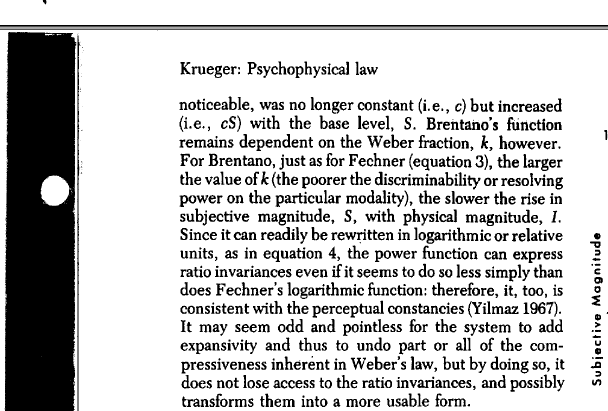
#> input picture Mines Courses/CSCI_437/Fall2020/Homework/HW2/textsample.tif, 1216 x 821 px (shown at 1/2 size)
$ jupyter execute --allow-errors q2.ipynb
#> lines starting #> are read from the running program, lines starting #| are printed output that depends on the picture; after the words box and inside, x2 and y2 are one past the last pixel; in counts of white or black regions, pixels touching at a corner belong together
#> further down, original_img is the input picture: shape (821, 1216, 3); min 0, max 255, mean 199.6
#> `_, thresh_img = cv2.threshold(gray_img, thresh=.7, maxval=255, type=cv..`:
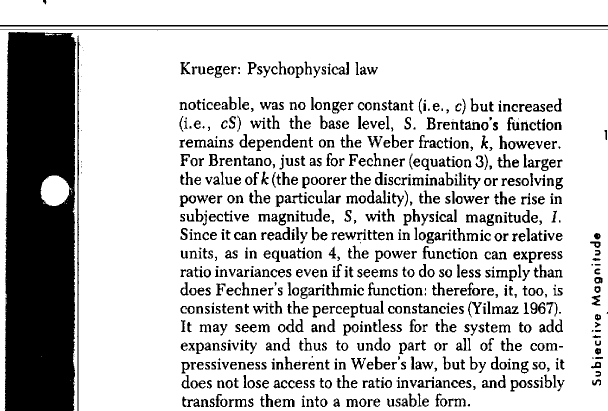
#> thresh_img: shape (821, 1216) float32 (shown at 1/2 size); 79.5% white; 929 black regions (117 under 20 px), largest, box (x1, y1, x2, y2) and area: (9, 64, 153, 821) 100207, (0, 50, 1216, 53) 3648, (154, 71, 161, 821) 1707
#> `thin = cv2.dilate(thresh_img,kernel,3)`:
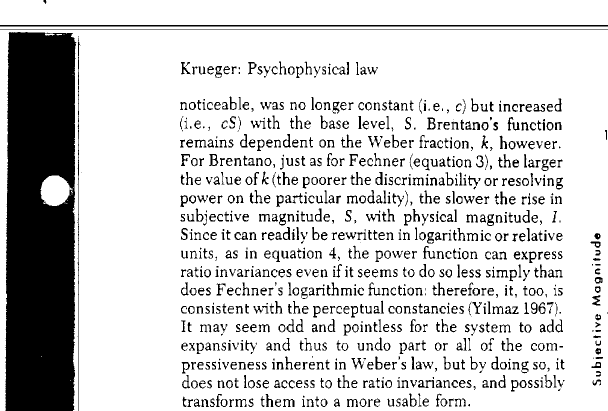
#> thin: shape (821, 1216) float32 (shown at 1/2 size); 81.9% white; 946 black regions (140 under 20 px), largest, box (x1, y1, x2, y2) and area: (11, 64, 153, 821) 99291, (0, 50, 1216, 53) 3648, (0, 59, 1216, 60) 1216
#> `thin = cv2.erode(thin,kernel2,5)`:
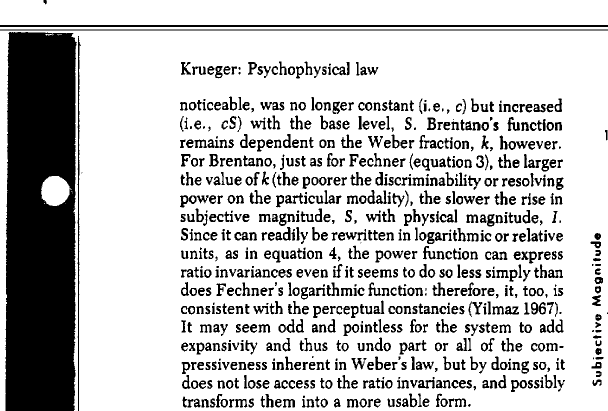
#> thin: shape (821, 1216) float32 (shown at 1/2 size); 78% white; 902 black regions (86 under 20 px), largest, box (x1, y1, x2, y2) and area: (11, 64, 154, 821) 100438, (0, 50, 1216, 54) 4864, (0, 59, 1216, 61) 2432
#> `thin = cv2.erode(thin,kernel3,2)`:
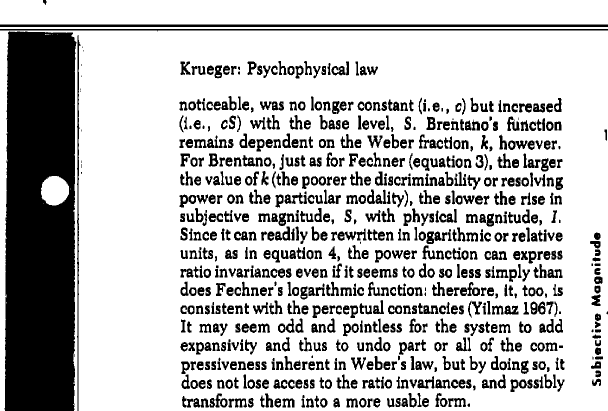
#> thin: shape (821, 1216) float32 (shown at 1/2 size); 75.4% white; 876 black regions (27 under 20 px), largest, box (x1, y1, x2, y2) and area: (9, 63, 153, 821) 101083, (0, 49, 1216, 54) 6080, (0, 58, 1216, 63) 3650
<h2>Question 2</h2>
Using the method of normalized cross-correlation, find all instances of the letter “a” in the image “textsample.tif”. To do this, first extract a template subimage w(x,y) of an example of the letter “a”. Then match this template to the image (you can use OpenCV’s “matchTemplate” function). Find local peaks in the correlation scores image. Then threshold these peaks (you will have to experiment with the threshold) so that you get 1’s where there are “a”s and nowhere else. You can use OpenCV’s “connectedComponentsWithStats” function to extract the centroids of the peaks. Take the locations found and draw a box (or some type of marker) overlay on the original image showing the locations of the “a”s. Your program should also count the number of detected “a”s.

<h3>Solution</h3>
I first read in the textsample.tif and converted it to a binary image. I then tried to separate some of the letters and normalize the shapes of the "a"s with morphological operations. I then let the user choose a template or read in a template from file. A scores image is then produced. After this, I counted the "a"s on the page and decreased my threshold until I had the all of the "a"s and nothing else selected. This worked for the most part. Some of the "a"s are boxed multiple times. When I did the final drawing on the image, I made sure that the current matches weren't on top of each other and decreased my count to correct for the duplicates.

<h4>"a"s Count: 50</h4>

[cell 1]
import cv2
import numpy as np

def getUserTemplate(img):
    try:
        r = cv2.selectROI("ROI Template Selection", img)
        x, y, w, h = r
        # Crop image
        imCrop = img[int(r[1]):int(r[1]+r[3]), int(r[0]):int(r[0]+r[2])]
        original_with_ROI=cv2.rectangle(img=img, pt1=(x, y), pt2=(x + w, y + h), color=(0, 0, 255), thickness=2)
    finally:
        cv2.destroyAllWindows()
        return original_with_ROI, imCrop, w, h

def thinning(img1):
    kernel = cv2.getStructuringElement(cv2.MORPH_RECT,(3,3))
    # Create an empty output image to hold values
    thin = np.zeros(thresh_img.shape,dtype='uint8')
    img1 = thresh_img
    # Loop until erosion leads to an empty set
    while (cv2.countNonZero(img1)!=0):
        # Erosion
        erode = cv2.erode(img1,kernel)
        # Opening on eroded image
        opening = cv2.morphologyEx(erode,cv2.MORPH_OPEN,kernel)
        # Subtract these two
        subset = erode - opening
        # Union of all previous sets
        thin = cv2.bitwise_or(subset,thin)
        # Set the eroded image for next iteration
        img1 = erode.copy()

    thin = ~thin
    return thin


import PIL.Image
from io import BytesIO

#Use 'jpeg' instead of 'png' (~5 times faster)
def array_to_image(img, fmt='jpeg',width=500):
    #Create binary stream object
    f = BytesIO()
    #Convert array to binary stream object
    new_p = PIL.Image.fromarray(img)
    if new_p.mode != 'RGB':
        new_p = new_p.convert('RGB')
    new_p.save(f, fmt)
    return IPython.display.Image(data=f.getvalue(), width=width)


import IPython.display
import time

[cell 2]
d1 = IPython.display.display("", display_id=1)
d4 = IPython.display.display("", display_id=4)
#> (the rest of this cell did not finish here and is left out)
